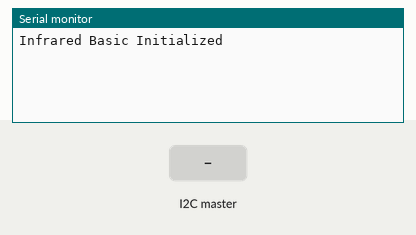
A sketch run on a simulated Arduino Uno, built with avr-gcc and run on an emulated ATmega328P. On the bench: the last lines printed to the serial monitor. The test bench sets the inputs (shaded band).

Above: at 1.2 s.
1.3 s: the I2C master sends the byte 1
At 2.5 s:
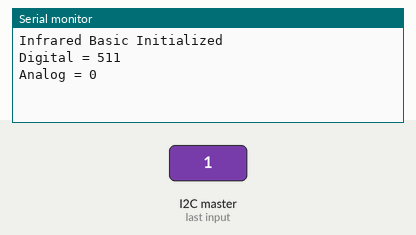
2.8 s: the I2C master sends the byte 0
At 3.8 s:
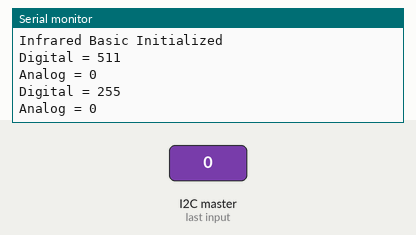

The sketch:

Task2Receiver.ino
```cpp
#include <Wire.h>

void setup() {
  Wire.begin(4);
  Wire.onReceive(receiveEvent);
	Serial.begin(9600);
	Serial.println("Infrared Basic Initialized");
}


void loop() {

  delay(100);

}

void receiveEvent(int howMany)
{
  byte digitalByte1 = Wire.read();
  byte digitalByte2 = Wire.read();

	byte analogByte1 = Wire.read();
  byte analogByte2 = Wire.read();

  long digital = (int)digitalByte1 << 8 | (int)digitalByte2;

  long analog = (int)analogByte1 << 8 | (int)analogByte2;

  Serial.print("Digital = ");
  Serial.println(digital);

  if (analog >= 529){
    Serial.println("Analog = 1");
  } else{
    Serial.println("Analog = 0");
  }

	delay(1000);

}
```

Measured:
- after the input at 1.3 s, the serial monitor: prints a new line at once (image 1)
- after the input at 2.8 s, the serial monitor: prints a new line at once (image 2)
